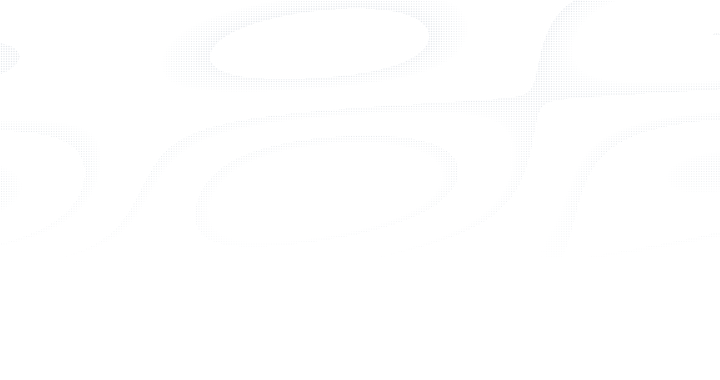
#> input picture assets/img/dither-bg-01.webp, 1440 x 759 px (shown at 1/2 size); the run also reads 1 picture not shown here
$ python sbs.py ../../assets/img/dither-bg-01.webp ../../assets/img/dither-bg-03.webp ../../assets/img/dither-bg-03.webp 5
#> lines starting #> are read from the running program, lines starting #| are printed output that depends on the picture
from PIL import Image
import sys
a,b,out,n = sys.argv[1], sys.argv[2], sys.argv[3], int(sys.argv[4])
A,B = Image.open(a), Image.open(b)
#> A is the input picture: PIL image 1440x759 RGBA; mean R, G, B, A 214, 220, 227, 2.6
H = max(A.size[1], B.size[1])
#> H = 759
step = (H + n - 1)//n
#> step = 152
for i in range(n):
    top = i*step; bot = min(H, top+step)
    if bot <= top: break
    canvas = Image.new('RGB', (A.size[0]+B.size[0]+2, bot-top), (255,0,255))
    for img, x in ((A,0),(B,A.size[0]+2)):
        seg = img.crop((0, top, img.size[0], min(img.size[1], bot)))
        canvas.paste(seg, (x, 0))
    sc = min(1.0, 1200/canvas.size[0])
    canvas = canvas.resize((int(canvas.size[0]*sc), int(canvas.size[1]*sc)), Image.LANCZOS)
    canvas.save(f'{out}-{i:02d}.png')
#> this loop made 5 passes
#> pass 1, `canvas = Image.new('RGB', (A.size[0]+B.size[0]+2, bot-top), (255,0,255))`:
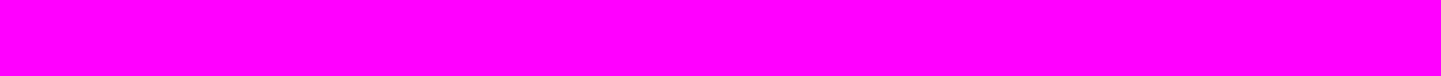
#> canvas: PIL image 2882x152 RGB (shown at 1/2 size); mean R, G, B 255, 0, 255
#> pass 1, `canvas = canvas.resize((int(canvas.size[0]*sc), int(canvas.size[1]*sc)..`:
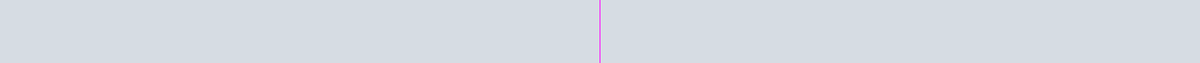
#> canvas: PIL image 1200x63 RGB; mean R, G, B 214, 219.8, 227
#> after the loop:
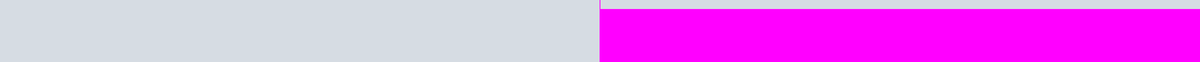
#> canvas: PIL image 1200x62 RGB; mean R, G, B 231.5, 126, 239
print('ok')
